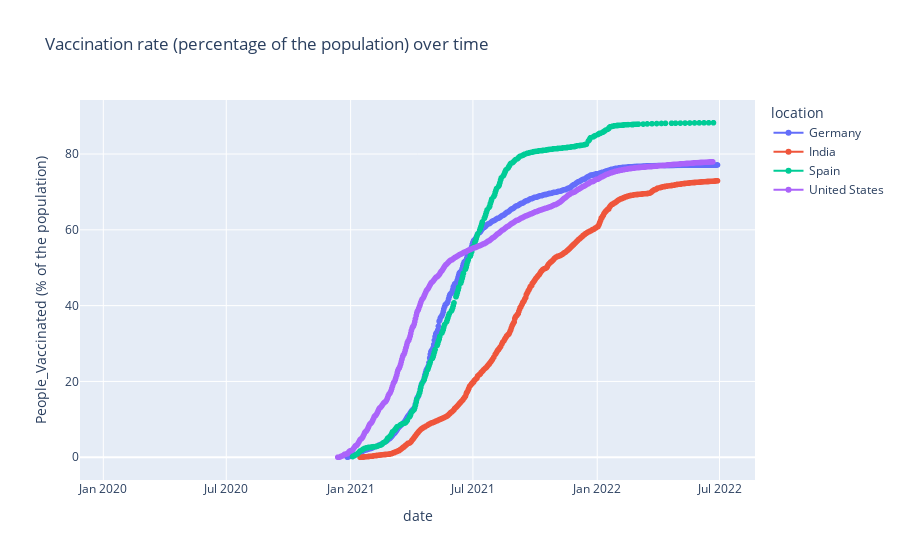

The notebook cell this image was saved under:
### Markdown cell above
### Linear Graph: Vaccination rate (percentage of the population) over time

### Code cell
fig = px.line(df_final_data, x="date", y="People_Vaccinated (% of the population)", color ='location', title='Vaccination rate (percentage of the population) over time',markers=True)
fig.show()

### Figure 1 — Plotly figure (JSON) as saved in the notebook; plotly's stock layout.template omitted (floating-point values rounded to 4 significant figures; data arrays with more than 128 entries replaced by an {"elided": "..."} marker saying what was removed)
{"data": [{"hovertemplate": "location=Germany<br>date=%{x}<br>People_Vaccinated (% of the population)=%{y}<extra></extra>", "legendgroup": "Germany", "line": {"color": "#636efa", "dash": "solid"}, "marker": {"symbol": "circle"}, "mode": "lines+markers", "name": "Germany", "showlegend": true, "type": "scattergl", "x": {"elided": "884 str values"}, "xaxis": "x", "y": {"elided": "884 float values"}, "yaxis": "y"}, {"hovertemplate": "location=India<br>date=%{x}<br>People_Vaccinated (% of the population)=%{y}<extra></extra>", "legendgroup": "India", "line": {"color": "#EF553B", "dash": "solid"}, "marker": {"symbol": "circle"}, "mode": "lines+markers", "name": "India", "showlegend": true, "type": "scattergl", "x": {"elided": "881 str values"}, "xaxis": "x", "y": {"elided": "881 float values"}, "yaxis": "y"}, {"hovertemplate": "location=Spain<br>date=%{x}<br>People_Vaccinated (% of the population)=%{y}<extra></extra>", "legendgroup": "Spain", "line": {"color": "#00cc96", "dash": "solid"}, "marker": {"symbol": "circle"}, "mode": "lines+markers", "name": "Spain", "showlegend": true, "type": "scattergl", "x": {"elided": "879 str values"}, "xaxis": "x", "y": {"elided": "879 float values"}, "yaxis": "y"}, {"hovertemplate": "location=United States<br>date=%{x}<br>People_Vaccinated (% of the population)=%{y}<extra></extra>", "legendgroup": "United States", "line": {"color": "#ab63fa", "dash": "solid"}, "marker": {"symbol": "circle"}, "mode": "lines+markers", "name": "United States", "showlegend": true, "type": "scattergl", "x": {"elided": "889 str values"}, "xaxis": "x", "y": {"elided": "889 float values"}, "yaxis": "y"}], "layout": {"legend": {"title": {"text": "location"}, "tracegroupgap": 0}, "title": {"text": "Vaccination rate (percentage of the population) over time"}, "xaxis": {"anchor": "y", "domain": [0, 1], "title": {"text": "date"}}, "yaxis": {"anchor": "x", "domain": [0, 1], "title": {"text": "People_Vaccinated (% of the population)"}}}}
